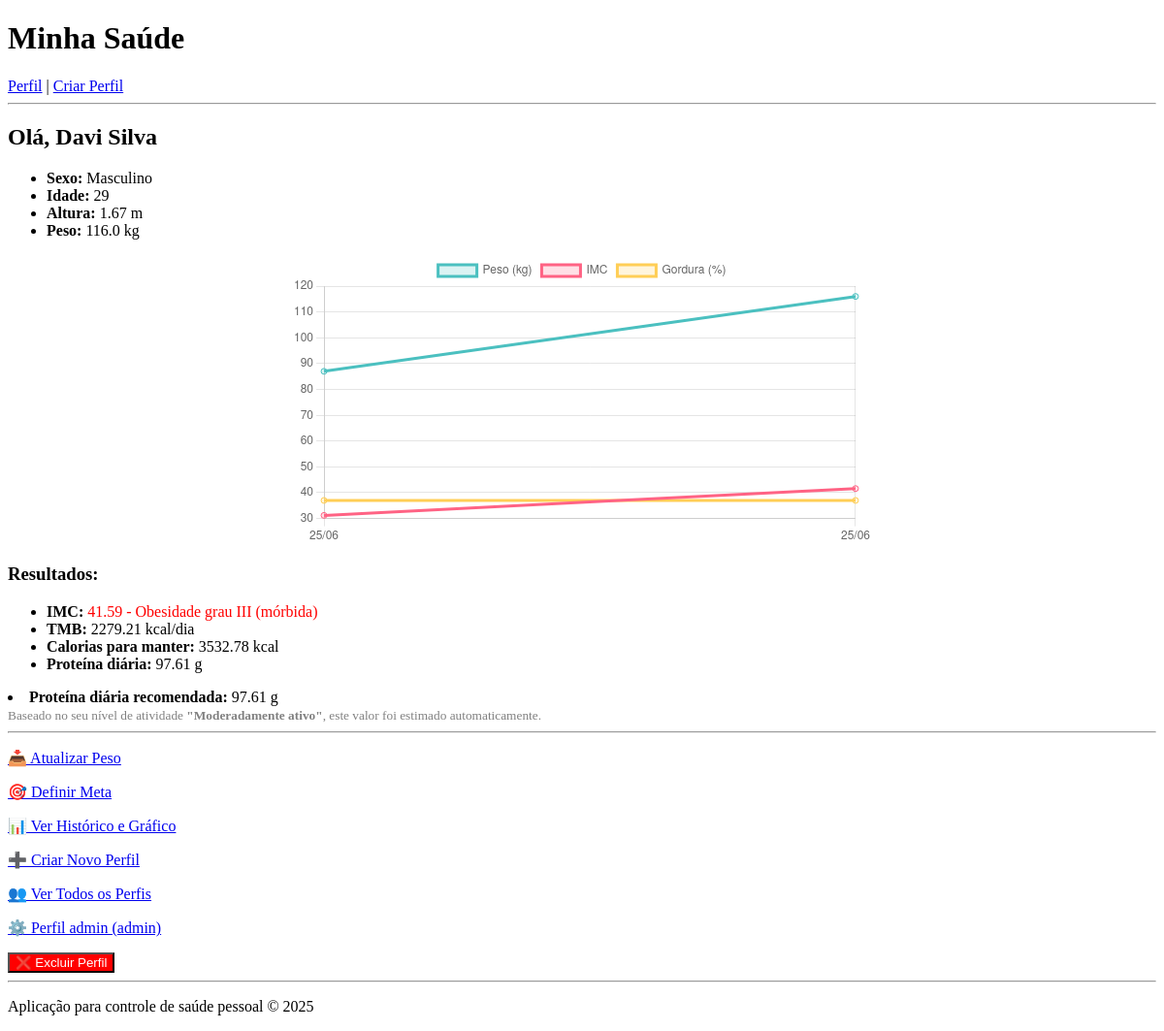
Before: /perfil/1/ with the older database file.
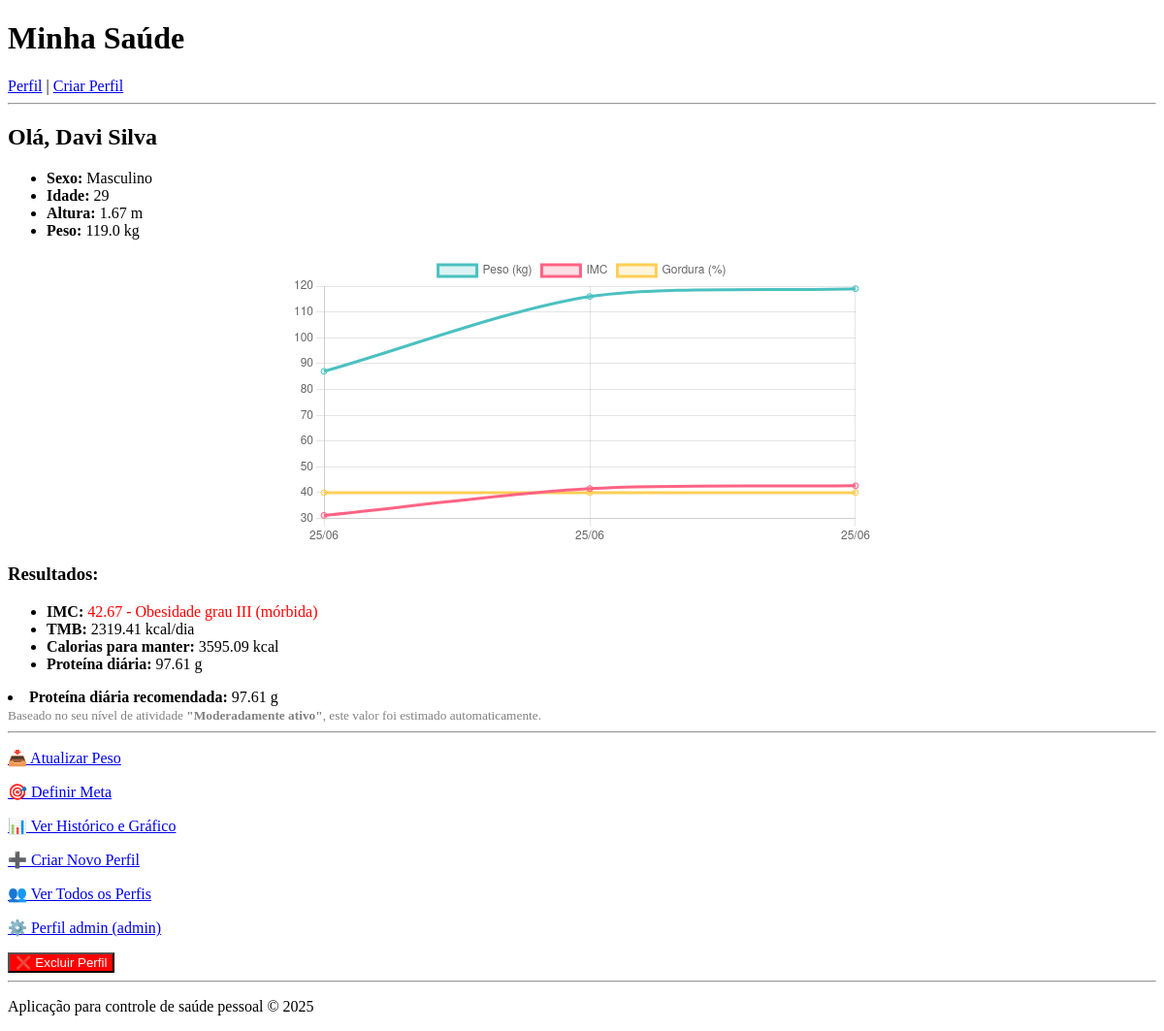
After: the same page with the newer database file.
### usuarios/models.py (models this page shows, shortened)
class Perfil(models.Model):
    nome = models.CharField(max_length=100)
    sexo = models.CharField(max_length=10, choices=[('M', 'Masculino'), ('F', 'Feminino')])
    idade = models.PositiveIntegerField()
    altura = models.FloatField(help_text="Em metros")
    peso = models.FloatField(help_text="Em kg")
    percentual_gordura = models.FloatField(null=True, blank=True)
    nivel_atividade = models.CharField(max_length=5, choices=NIVEL_ATIVIDADE, default='1.2')
    def imc(self):
        return round(self.peso / (self.altura ** 2), 2)
    def imc_classificacao(self):
        valor = self.imc()
        if valor < 18.5:
            return "Baixo peso"
        elif valor < 25:
            return "Peso normal"
        elif valor < 30:
            return "Sobrepeso"
        elif valor < 35:
            return "Obesidade grau I"
        elif valor < 40:
            return "Obesidade grau II (severa)"
        return "Obesidade grau III (mórbida)"
    def imc_cor(self):
        valor = self.imc()
        if valor < 18.5 or valor >= 30:
            return "red"
        elif valor < 25:
            return "green"
        return "orange"
    def peso_ideal(self):
        return round(25 * (self.altura ** 2), 2)
    def tmb(self):
        altura_cm = self.altura * 100
        if self.sexo == 'M':
            return round(88.362 + (13.397 * self.peso) + (4.799 * altura_cm) - (5.677 * self.idade), 2)
        return round(447.593 + (9.247 * self.peso) + (3.098 * altura_cm) - (4.330 * self.idade), 2)
    def calorias_para_manter(self):
        return round(self.tmb() * float(self.nivel_atividade), 2)
    def proteina_diaria(self):
        mapa_fator = {
            '1.2': 0.8,
            '1.375': 1.2,
            '1.55': 1.4,
            '1.725': 1.6,
            '1.9': 2.0,
        }
        fator = mapa_fator.get(self.nivel_atividade, 1.2)
        return round(self.peso_ideal() * fator, 2)

### usuarios/views.py (the view)
# urls.py: path('', views.perfil_detalhe, name='perfil_detalhe'),
def perfil_detalhe(request, pk):
    perfil = get_object_or_404(Perfil, pk=pk)
    historico = perfil.historicos.order_by('data')
    datas = [h.data.strftime('%d/%m') for h in historico]
    pesos = [h.peso for h in historico]
    imcs = [round(h.peso / (perfil.altura ** 2), 2) for h in historico]
    gorduras = [perfil.percentual_gordura or 0 for h in historico]  # ou use um campo histórico se tiver
    return render(request, 'usuarios/perfil_detalhe.html', {
        'perfil': perfil,
        'historico': historico,
        'datas': datas,
        'pesos': pesos,
        'imcs': imcs,
        'gorduras': gorduras,
    })

### usuarios/templates/usuarios/perfil_detalhe.html (shortened to what this page needs)
{% extends 'usuarios/base.html' %}
{% block content %}
<h2>Olá, {{ perfil.nome }}</h2>
<ul>
  <li><strong>Sexo:</strong> {{ perfil.get_sexo_display }}</li>
  <li><strong>Idade:</strong> {{ perfil.idade }}</li>
  <li><strong>Altura:</strong> {{ perfil.altura }} m</li>
  <li><strong>Peso:</strong> {{ perfil.peso }} kg</li>
</ul>
<div style="max-width: 600px; height: 300px; margin: auto;">
  <canvas id="graficoPeso">
    <script>
      const ctx = document.getElementById('graficoPeso').getContext('2d');
      const graficoPeso = new Chart(ctx, {
        type: 'line',
        data: {
          labels: {{ datas|safe }},
          datasets: [
            {
              label: 'Peso (kg)',
              data: {{ pesos|safe }},
              borderColor: 'rgba(75, 192, 192, 1)',
              backgroundColor: 'rgba(75, 192, 192, 0.2)',
              tension: 0.3,
              fill: false,
            },
            {
              label: 'IMC',
              data: {{ imcs|safe }},
              borderColor: 'rgba(255, 99, 132, 1)',
              backgroundColor: 'rgba(255, 99, 132, 0.2)',
              tension: 0.3,
              fill: false,
            },
            {
              label: 'Gordura (%)',
              data: {{ gorduras|safe }},
              borderColor: 'rgba(255, 206, 86, 1)',
              backgroundColor: 'rgba(255, 206, 86, 0.2)',
              tension: 0.3,
              fill: false,
            }
          ]
        },
        options: {
          responsive: true,
          maintainAspectRatio: false,
          scales: {
            y: {
              beginAtZero: false
            }
          }
        }
      });
    </script>
  </canvas>
</div>
<h3>Resultados:</h3>
<ul>
  <li><strong>IMC:</strong> <span style="color: {{ perfil.imc_cor }}">{{ perfil.imc }} - {{ perfil.imc_classificacao }}</span></li>
  <li><strong>TMB:</strong> {{ perfil.tmb }} kcal/dia</li>
  <li><strong>Calorias para manter:</strong> {{ perfil.calorias_para_manter }} kcal</li>
  <li><strong>Proteína diária:</strong> {{ perfil.proteina_diaria }} g</li>
</ul>
<li>
    <strong>Proteína diária recomendada:</strong> {{ perfil.proteina_diaria }} g
    <br>
    <small style="color: gray;">
      Baseado no seu nível de atividade
      <strong>"{{ perfil.get_nivel_atividade_display }}"</strong>, este valor foi estimado automaticamente.
    </small>
</li>
<hr>
<p><a href="{% url 'atualizar_peso' perfil.pk %}">📥 Atualizar Peso</a></p>
<p><a href="{% url 'calcular_meta' perfil.pk %}">🎯 Definir Meta</a></p>
<p><a href="{% url 'grafico_peso' perfil.pk %}">📊 Ver Histórico e Gráfico</a></p>
<p><a href="{% url 'criar_perfil' %}">➕ Criar Novo Perfil</a></p>
<p><a href="{% url 'lista_perfis' %}">👥 Ver Todos os Perfis</a></p>
<p><a href="/admin/usuarios/perfil/">⚙️ Perfil admin (admin)</a></p>
<form action="{% url 'excluir_perfil' perfil.pk %}" method="post">
  <button style="background:red;color:white;" onclick="return confirm('Tem certeza que deseja excluir este perfil?')">
    ❌ Excluir Perfil
  </button>
</form>
{% endblock %}

### usuarios/templates/usuarios/base.html (shortened to what this page needs)
<!DOCTYPE html>
<html lang="pt-br">
<head>
</head>
<body>
    <header>
        <h1>Minha Saúde</h1>
        <nav>
            <a href="{% url 'perfil_detalhe' %}">Perfil</a> |
            <a href="{% url 'criar_perfil' %}">Criar Perfil</a>
        </nav>
        <hr>
    </header>
    <main>
        {% block content %}{% endblock %}
    </main>
    <hr>
    <footer>
        <p>Aplicação para controle de saúde pessoal © 2025</p>
    </footer>
</body>
</html>

Changed rows visible on the page:
changed Perfil "Davi Silva": peso "116.0" → "119.0"; imc "41.59" → "42.67"; tmb "2279.21" → "2319.41"; calorias_para_manter "3532.78" → "3595.09"
Other visible differences:
chart data {{ datas|safe }}: ['25/06', '25/06'] → ['25/06', '25/06', '25/06']
chart data {{ pesos|safe }}: [87.0, 116.0] → [87.0, 116.0, 119.0]
chart data {{ imcs|safe }}: [31.2, 41.59] → [31.2, 41.59, 42.67]
chart data {{ gorduras|safe }}: [37.0, 37.0] → [40.0, 40.0, 40.0]
